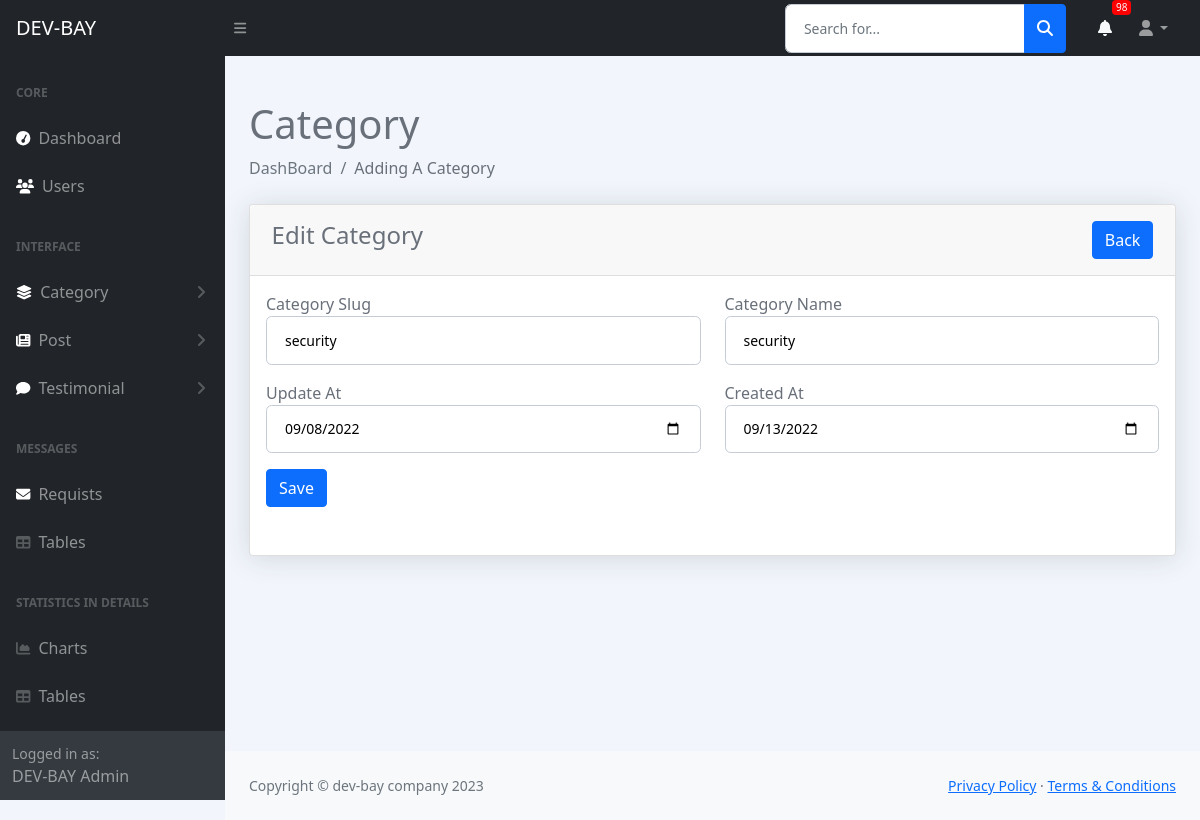
The page /admin/edit_category.php?id=8 (signed in) on the database its author committed.
### tables this page shows
CREATE TABLE `category` (
  `id` int(11) NOT NULL,
  `slug` varchar(200) NOT NULL,
  `name` varchar(200) NOT NULL,
  `created_at` date NOT NULL DEFAULT current_timestamp(),
  `updated_at` date NOT NULL
);

### admin/edit_category.php (the view, shortened to what this page needs)
<?php
include('./includes/header.php');
?>
<div class="container-fluid px-4">
    <h1 class="mt-4">Category</h1>
    <ol class="breadcrumb mb-4">
        <li class="breadcrumb-item active">DashBoard</li>
        <li class="breadcrumb-item">Adding A Category</li>
    </ol>
    <div class="row">
        <div class="col-md-12">
            <div class="card">
                <div class="card-header">
                    <h4>Edit Category
                        <a href='./view_category.php'><button class="btn btn-primary float-end rounded">Back</button></a>
                    </h4>
                </div>
                <div class="card-body">
                    <?php
                        if (isset($_GET['id'])):
                            $id = $_GET['id'];
                            $Query = "select * from category where id = '$id'";
                            $Result = mysqli_query($connection, $Query);
                            if (mysqli_num_rows($Result) > 0) :
                                foreach ($Result as $cate) : ?>
                                    <form action="./edit_category_code.php" method="POST">
                                        <div class="row">
                                            <div class="col-md-6 mb-3">
                                                <label for="Slug">Category Slug</label>
                                                <input value="<?= $cate['slug'] ?>" type="text" name="slug" required class="form-control" id="Slug">
                                            </div>
                                            <div class="col-md-6 mb-3">
                                                <label for="Name">Category Name</label>
                                                <input value="<?= $cate['name'] ?>" type="text" name="name" required class="form-control" id="Name">
                                            </div>
                                            <div class="col-md-6 mb-3">
                                                <label for="UDate">Update At</label>
                                                <input value="<?= $cate['updated_at'] ?>" type="date" name="udate" required class="form-control" id="UDate">
                                            </div>
                                            <div class="col-md-6 mb-3">
                                                <label for="CDate">Created At</label>
                                                <input value="<?= $cate['created_at'] ?>" type="date" name="cdate" required class="form-control" id="CDate">
                                            </div>
                                            <div class="col-md-12 mb-3">
                                                <button value="<?= $cate['id'] ?>" type="submit" name="save_btn" class="btn btn-primary">Save</button>
                                            </div>
                                        </div>
                                    </form>
                                <?php endforeach; ?>
                        <?php else : ?>
                            <h2 class="bg-danger text-center">
                                There is no records !!
                            </h2>
                        <?php endif; ?>
                    <?php else : ?>
                        <h2 class="bg-danger text-center">
                            Oups, There something went wrong !!
                        </h2>
                    <?php endif; ?>
                </div>
            </div>
        </div>
    </div>
</div>
<?php
include('./includes/footer.php');
include('./includes/scripts.php');
?>

### admin/includes/header.php (style rules this page uses)
body { margin-top: 20px; background-color: #f2f6fc; color: #69707a; }
input { color: #000 !important; }
.card { box-shadow: 0 0.15rem 1.75rem 0 rgb(33 40 50 / 15%); }
.card .card-header { font-weight: 500; }
.card-header:first-child { border-radius: 0.35rem 0.35rem 0 0; }
.card-header { padding: 1rem 1.35rem; margin-bottom: 0; background-color: rgba(33, 40, 50, 0.03); border-bottom: 1px solid rgba(33, 40, 50, 0.125); }
.form-control, .dataTable-input { display: block; width: 100%; padding: 0.875rem 1.125rem; font-size: 0.875rem; font-weight: 400; line-height: 1; color: #69707a; background-color: #fff; background-clip: padding-box; border: 1px solid #c5ccd6; -webkit-appearance: none; -moz-appearance: none; appearance: none; border-radius: 0.35rem; transition: border-color 0.15s ease-in-out, box-shadow 0.15s ease-in-out; }

### rows shown on the page
category: slug "security", name "security", udate "09/08/2022", cdate "09/13/2022", $cate['id'] 8 (drawn)

### other values the page prints
$newReq "98"
